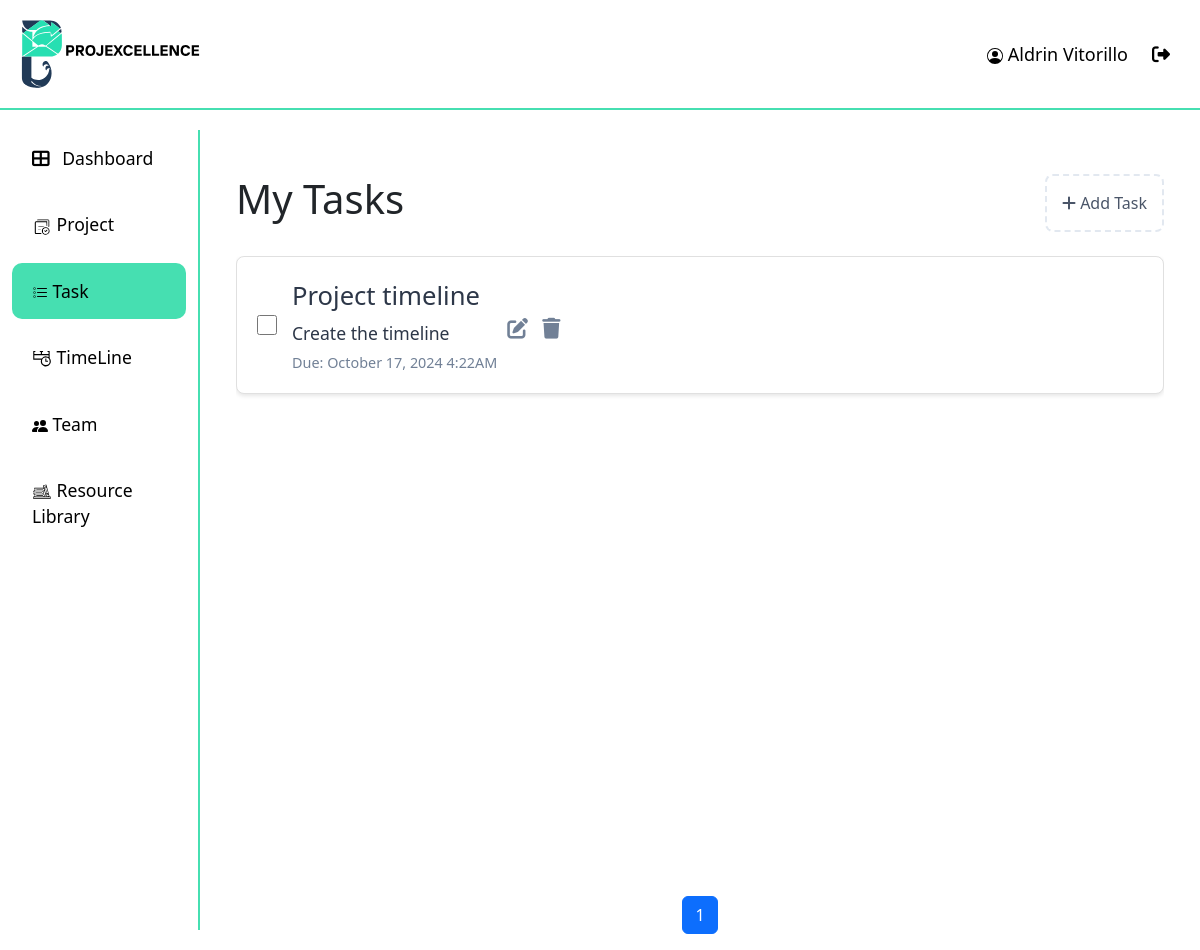
/task/ (signed in), run on an earlier commit of the app's database.
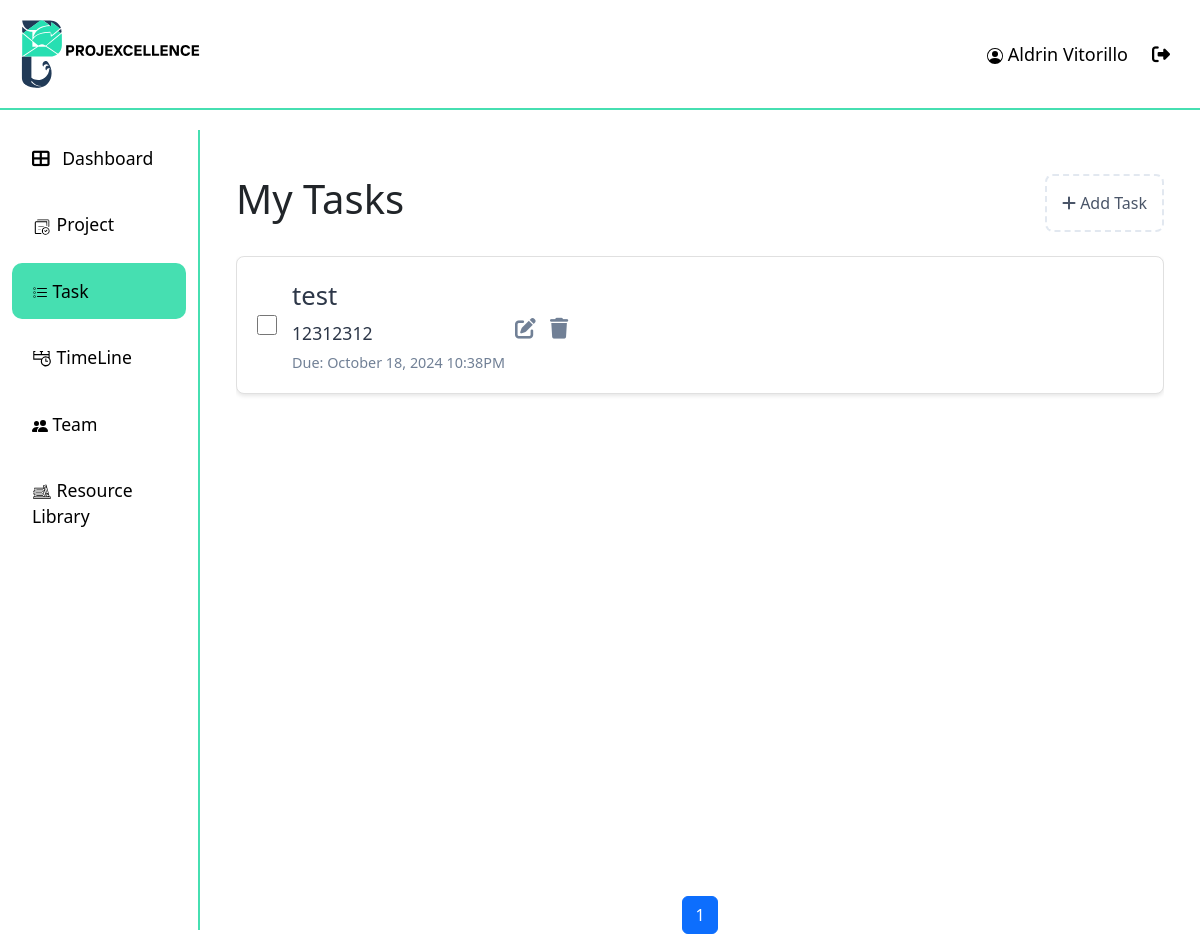
And on a later commit of the database.
### api/models.py (models this page shows, shortened)
class Task(models.Model):
    task_name = models.CharField(max_length=50)
    description = models.TextField()
    assigned_to = models.ForeignKey(User, on_delete=models.CASCADE)
    status = models.CharField(max_length=50)
    due_date = models.DateTimeField()
    completed = models.BooleanField(default=False)
    created_at = models.DateTimeField(auto_now_add=True)
    updated_at = models.DateTimeField(auto_now=True)

### api/views.py (the view)
# urls.py: path("task/", views.task_list, name="task"),
@login_required
def task_list(request):
    tasks = Task.objects.filter(assigned_to=request.user).order_by("-due_date")
    task_filter = TaskFilter(request.GET, queryset=tasks)
    paginator = Paginator(task_filter.qs, 10)  # Paginate the tasks, 10 per page
    page_number = request.GET.get("page")
    page_obj = paginator.get_page(page_number)
    edit_task_forms = {task.id: TaskForm(instance=task) for task in tasks}
    context = {
        "page_obj": page_obj,
        "edit_task_forms": edit_task_forms,
        "add_task_form": TaskForm(),  # Form to add a new task
        "filter": task_filter,
    }
    return render(request, "task.html", context)# from task_list

### api/forms.py
class TaskForm(forms.ModelForm):
    class Meta:
        model = Task
        fields = ["task_name", "description", "assigned_to", "due_date", "status"]
        widgets = {
            "due_date": forms.DateTimeInput(attrs={"type": "datetime-local"}),
        }
    def __init__(self, *args, **kwargs):
        super().__init__(*args, **kwargs)
        self.fields['assigned_to'].queryset = User.objects.filter(is_active=True)

### api/models.py (called while the page is built)
    def __str__(self):
        return f"{self.first_name} {self.last_name}"

### api/templatetags/custom_filters.py (called while the page is built)
@register.filter
def dict_get(d, key):
    return d.get(key)

### api/templates/task.html (shortened to what this page needs)
{% extends "base.html" %}
{% load crispy_forms_tags %}
{% load custom_filters %}
{% block content %}
<div class="page-container">
    <div class="content-wrapper container mt-4">
        <div class="d-flex justify-content-between align-items-center mb-4">
            <h1 class="text-3xl font-bold">My Tasks</h1>
            <div class="add-task" data-bs-toggle="modal" data-bs-target="#addTaskModal">
                <i class="fas fa-plus mr-2"></i> Add Task
            </div>
        </div>
        <div id="tasks-list">
            {% for task in page_obj %}
            <div class="task-item {% if task.completed %}completed{% endif %}">
                <div class="d-flex align-items-center">
                    <input type="checkbox" class="task-checkbox" {% if task.completed %}checked{% endif %}>
                    <div>
                        <div class="task-title">{{ task.task_name }}</div>
                        <div class="task-description">{{ task.description }}</div>
                        <div class="task-due-date">Due: {{ task.due_date|date:"F j, Y g:iA" }}</div>
                    </div>
                    <div class="task-actions ml-auto">
                        <i class="fas fa-edit" data-bs-toggle="modal" data-bs-target="#editTaskModal{{ task.id }}"></i>
                        <i class="fas fa-trash" data-bs-toggle="modal" data-bs-target="#deleteTaskModal{{ task.id }}"></i>
                    </div>
                </div>
            </div>
            {% empty %}
                <div class="task-item">
                    <h4 class="text-center">You have no tasks to accomplish.<br/><small>Set up tasks to have a productive day ahead.</small></h4>
                </div>
            {% endfor %}
        </div>
        <nav aria-label="Page navigation" class="mt-auto">
            <ul class="pagination justify-content-center">
                {% for num in page_obj.paginator.page_range %}
                    {% if page_obj.number == num %}
                        <li class="page-item active"><span class="page-link">{{ num }}</span></li>
                    {% elif num > page_obj.number|add:'-3' and num < page_obj.number|add:'3' %}
                        <li class="page-item"><a class="page-link" href="?page={{ num }}">{{ num }}</a></li>
                    {% endif %}
                {% endfor %}
            </ul>
        </nav>
    </div>
</div>
{% endblock content %}

What changed in the data, as far as the page shows it:
removed Task: task_name "Project timeline", description "Create the timeline", due_date "October 17, 2024 4:22AM"
added Task: task_name "test", description "12312312", due_date "October 18, 2024 10:38PM"
